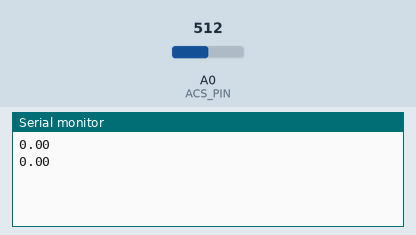
Simulated run of this sketch. Board: Arduino Uno, built with avr-gcc and run on an emulated ATmega328P. On the bench: the last lines printed to the serial monitor. The inputs (shaded band) are chosen by the test bench; at power-on: A0 (ACS_PIN) = 512.

Above: at 1.2 s.
1.3 s: A0 (ACS_PIN) set to 716
At 1.9 s:
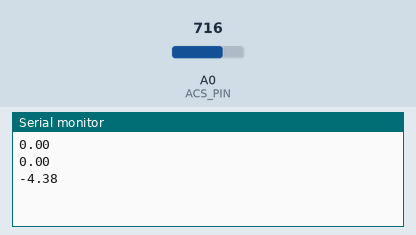
2.8 s: A0 (ACS_PIN) set to 900
At 3.5 s:
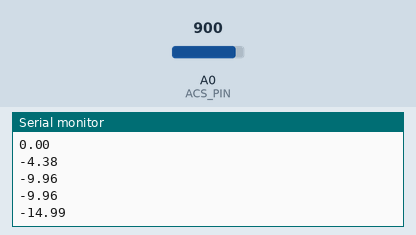
Timing chart, 0 to 5.8 s (numbered marks = the images above; inputs shaded):
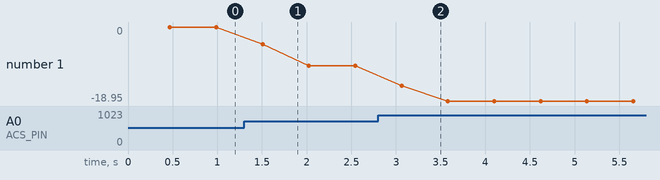

The sketch:

CurrentSensorTest.ino
```cpp
#define ACS_PIN A0

void setup() {
  Serial.begin(9600); //Start Serial Monitor to display current read value on Serial monitor
}

void loop() {
  unsigned int x = 0;
  float AcsValue = 0.0, Samples = 0.0, AvgAcs = 0.0, AcsValueF = 0.0;

  for (int x = 0; x < 150; x++) { //Get 150 samples
    AcsValue = analogRead(ACS_PIN);     //Read current sensor values
    Samples = Samples + AcsValue;  //Add samples together
    delay (3); // let ADC settle before following sample 3ms
  }
  AvgAcs = Samples / 150.0; //Taking Average of Samples
  AcsValueF = (2.5 - (AvgAcs * (5.0 / 1024.0)) ) / 0.1;

  Serial.println(AcsValueF);//Print the read current on Serial monitor
  delay(50);
}
```

Measured:
- after the input at 1.3 s, the serial monitor: prints a new line after 0.21 s (image 1)
- after the input at 2.8 s, the serial monitor: prints a new line after 0.26 s (image 2)
- plotted number 1: 0 → -9.96 after the input at 1.3 s, -9.96 → -18.95 after the input at 2.8 s
